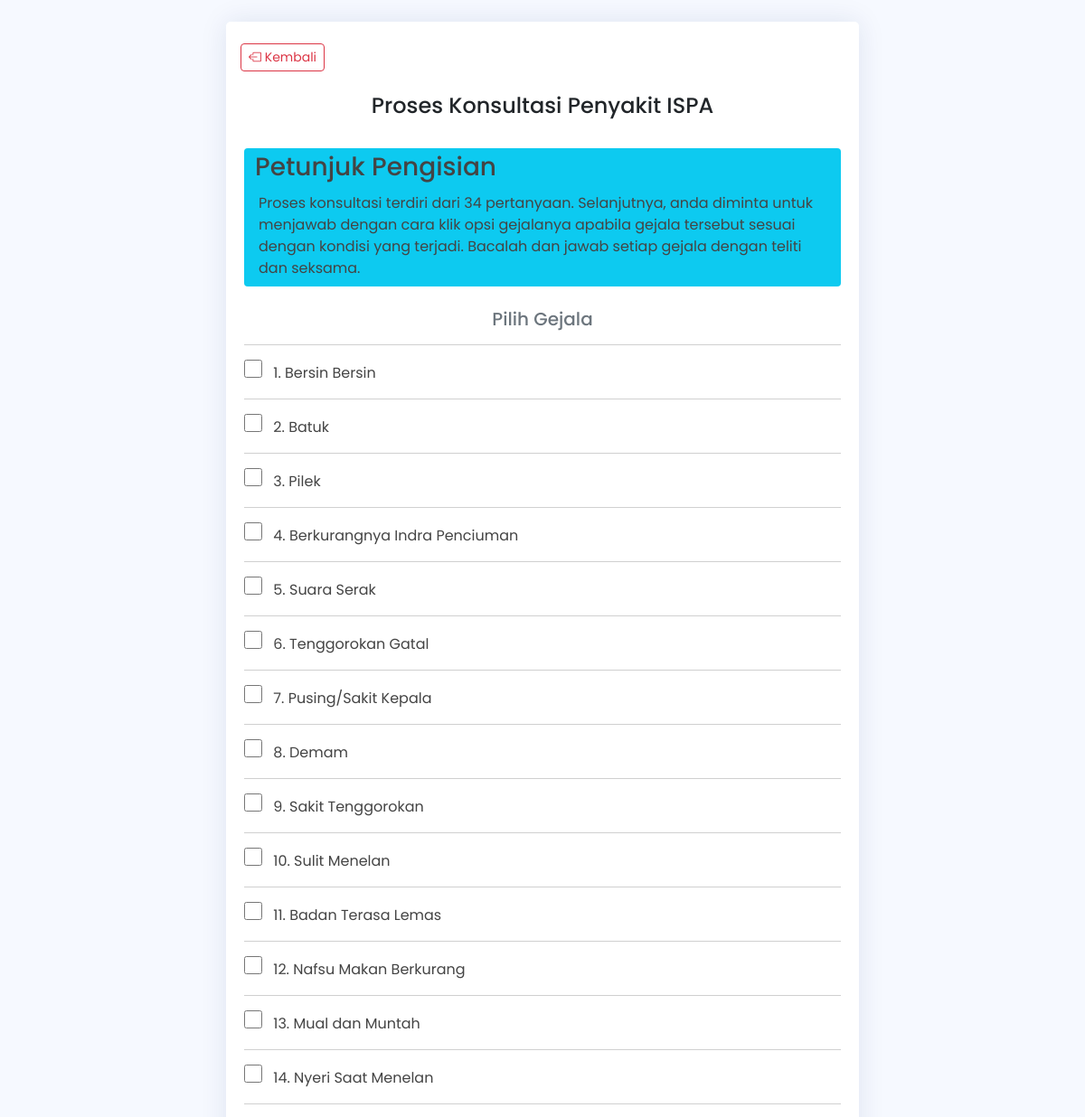
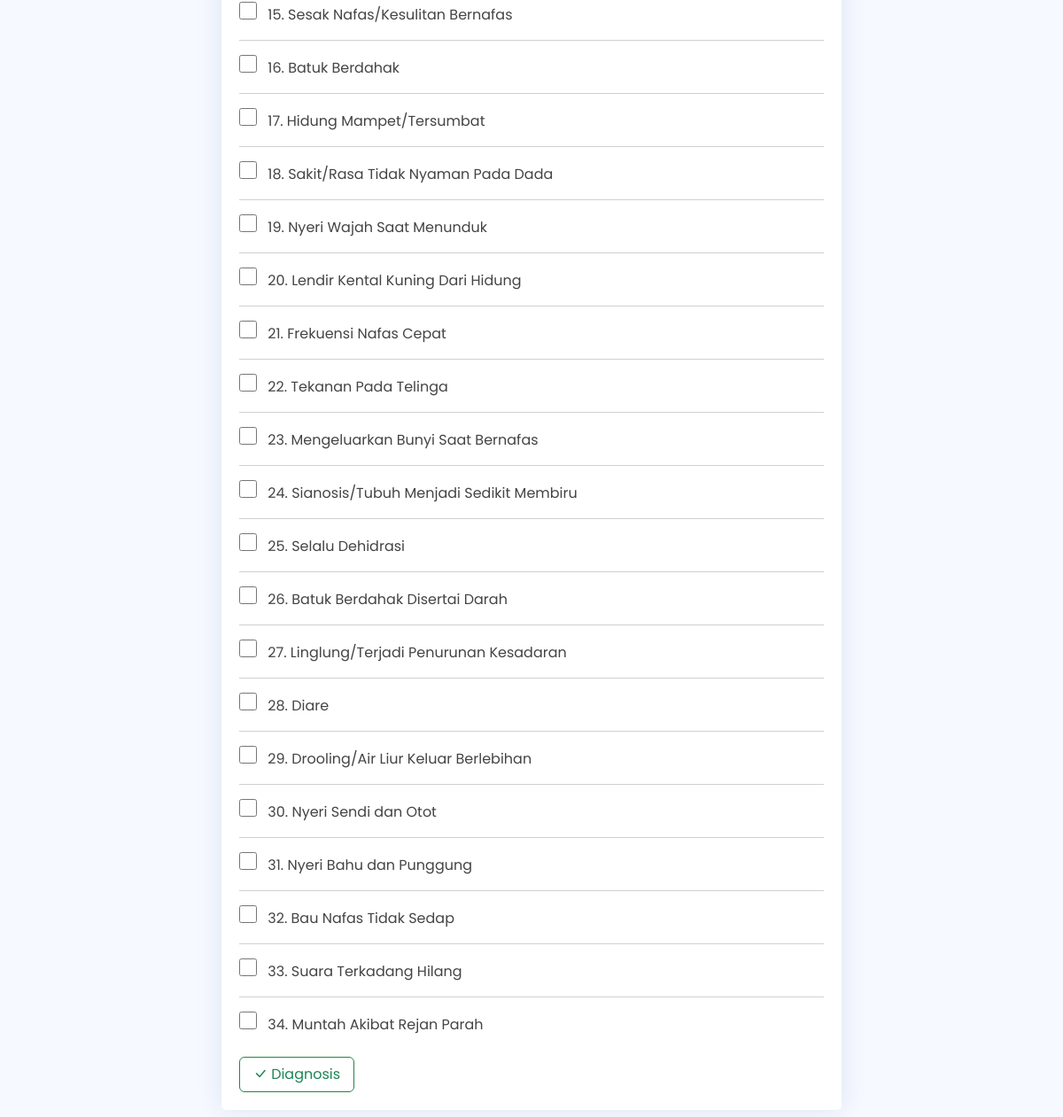
The page /konsultasi.php on the database its author committed (2 pictures, top to bottom).
### tables this page shows
CREATE TABLE `tb_gejala` (
  `id` int(11) NOT NULL,
  `kdgejala` varchar(3) DEFAULT NULL,
  `gejala` text DEFAULT NULL
);

### konsultasi.php (the view, shortened to what this page needs)
<!DOCTYPE html>
<html lang="en">
<head>
  <link href="./assets/vendor/bootstrap/css/bootstrap.min.css" rel="stylesheet">
  <link rel="stylesheet" href="https://cdn.jsdelivr.net/npm/bootstrap-icons@1.10.2/font/bootstrap-icons.css">
  <link href="./assets/vendor/boxicons/css/boxicons.min.css" rel="stylesheet">
  <link href="./assets/vendor/quill/quill.snow.css" rel="stylesheet">
  <link href="./assets/vendor/quill/quill.bubble.css" rel="stylesheet">
  <link href="./assets/vendor/remixicon/remixicon.css" rel="stylesheet">
  <link href="./assets/vendor/simple-datatables/style.css" rel="stylesheet">
  <link href="./assets/css/style.css" rel="stylesheet">
</head>
<body>
  <?php
  include './admin/koneksi.php';
  ?>
  <section>
    <div class="card mt-4 col-md-7 mx-auto">
      <div class="mt-4">
        <a href="./index.php" type="button" class="btn btn-outline-danger btn-sm ms-3"><i class="bi bi-box-arrow-left"></i> Kembali</a>
      </div>
      <h4 class="text-dark d-flex justify-content-center mt-4">Proses Konsultasi Penyakit ISPA</h4>
      <div class="card-body">
        <div class="bg-info rounded-1">
          <h3 class="mt-4 ms-2 p-1">Petunjuk Pengisian</h3>
          <p class="ms-3 me-2 pb-2">Proses konsultasi terdiri dari <span id="jml-pertanyaan"></span> pertanyaan. Selanjutnya, anda diminta untuk menjawab dengan cara klik opsi gejalanya apabila gejala tersebut sesuai dengan kondisi yang terjadi. Bacalah dan jawab setiap gejala dengan teliti dan seksama.</p>
        </div>
        <h5 class="text-secondary text-center mt-4">Pilih Gejala</h5>
        <form action="./hasilkonsultasi.php" method="POST">
          <?php
          $sqli = "SELECT * FROM tb_gejala";
          $result = $koneksi->query($sqli);
          $counter = 1;
          while ($row = $result->fetch_object()) {
            echo "<hr> ";
            echo "<label for='checkbox" . $row->id . "' style='cursor: pointer;'>";
            echo "<input style='cursor: pointer; width:20px;height:20px;' type='checkbox' id='checkbox" . $row->id . "' name='bukti[]' value='" . $row->id . "'";
            echo ">&ensp; " . $counter . ". " . $row->gejala . "</label><br>";
            $counter++;
          }
          ?>
          <div class="mt-4">
            <button class="btn btn-outline-success btn-md" onclick="return validateForm();" style="width: 130px; height: 40px; cursor: pointer; box-shadow: 0 0 10px rgb(255, 250, 240);"><i class="bi bi-check-lg"></i> Diagnosis</button>
          </div>
        </form>
      </div>
    </div>
  </section>
</body>
</html>

### assets/css/style.css (style rules this page uses)
:root { scroll-behavior: smooth; }
body { font-family: "Poppins", sans-serif; background: #f6f9ff; color: #444444; }
a { color: #4154f1; text-decoration: none; }
span { font-family: "Poppins", sans-serif; }
h1, h2, h3, h4, h5, h6 { font-family: "Poppins", sans-serif; }
.card { margin-bottom: 30px; border: none; border-radius: 5px; box-shadow: 0px 0 30px rgba(1, 41, 112, 0.1); }
.card-body { padding: 0 20px 20px 20px; }

### rows shown on the page
tb_gejala: gejala "Bersin Bersin"
tb_gejala: gejala "Batuk"
tb_gejala: gejala "Pilek"
tb_gejala: gejala "Berkurangnya Indra Penciuman"
tb_gejala: gejala "Suara Serak"
tb_gejala: gejala "Tenggorokan Gatal"
tb_gejala: gejala "Pusing/Sakit Kepala"
tb_gejala: gejala "Demam"
tb_gejala: gejala "Sakit Tenggorokan"
tb_gejala: gejala "Sulit Menelan"
tb_gejala: gejala "Badan Terasa Lemas"
tb_gejala: gejala "Nafsu Makan Berkurang"
tb_gejala: gejala "Mual dan Muntah"
tb_gejala: gejala "Nyeri Saat Menelan"
tb_gejala: gejala "Sesak Nafas/Kesulitan Bernafas"
tb_gejala: gejala "Batuk Berdahak"
tb_gejala: gejala "Hidung Mampet/Tersumbat"
tb_gejala: gejala "Sakit/Rasa Tidak Nyaman Pada Dada"
tb_gejala: gejala "Nyeri Wajah Saat Menunduk"
tb_gejala: gejala "Lendir Kental Kuning Dari Hidung"
tb_gejala: gejala "Frekuensi Nafas Cepat"
tb_gejala: gejala "Tekanan Pada Telinga"
tb_gejala: gejala "Mengeluarkan Bunyi Saat Bernafas"
tb_gejala: gejala "Sianosis/Tubuh Menjadi Sedikit Membiru"
tb_gejala: gejala "Selalu Dehidrasi"
tb_gejala: gejala "Batuk Berdahak Disertai Darah"
tb_gejala: gejala "Linglung/Terjadi Penurunan Kesadaran"
tb_gejala: gejala "Diare"
tb_gejala: gejala "Drooling/Air Liur Keluar Berlebihan"
tb_gejala: gejala "Nyeri Sendi dan Otot"
tb_gejala: gejala "Nyeri Bahu dan Punggung"
tb_gejala: gejala "Bau Nafas Tidak Sedap"
tb_gejala: gejala "Suara Terkadang Hilang"
tb_gejala: gejala "Muntah Akibat Rejan Parah"
